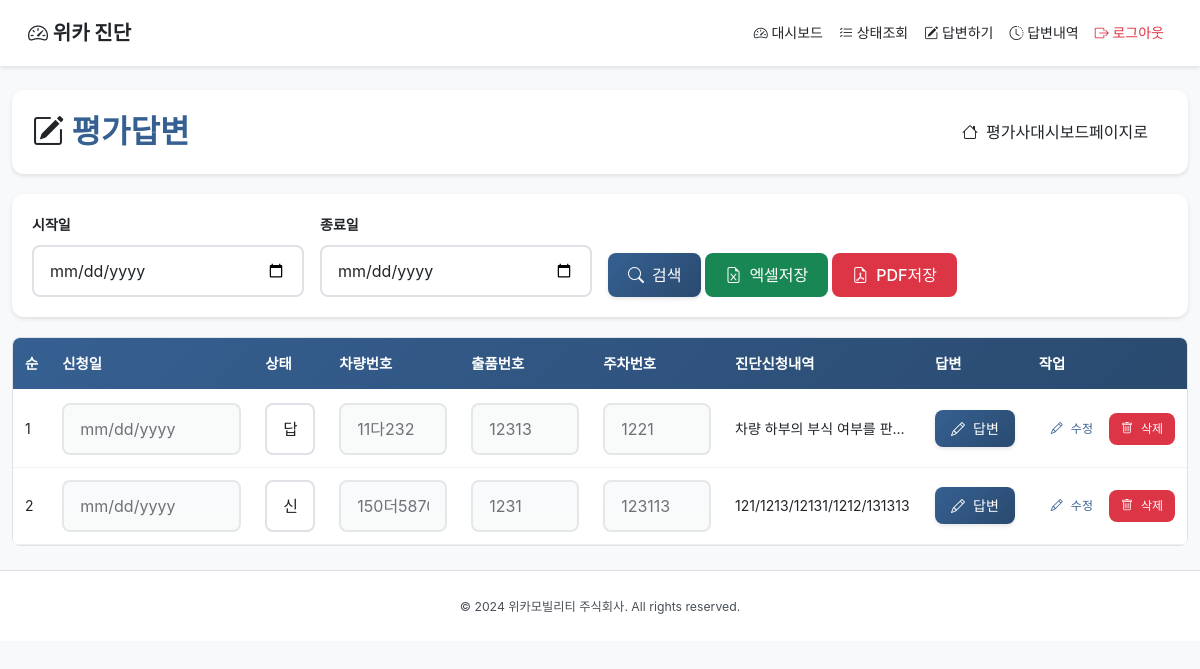
The page /evaluator/response (signed in) on the database as committed earlier.
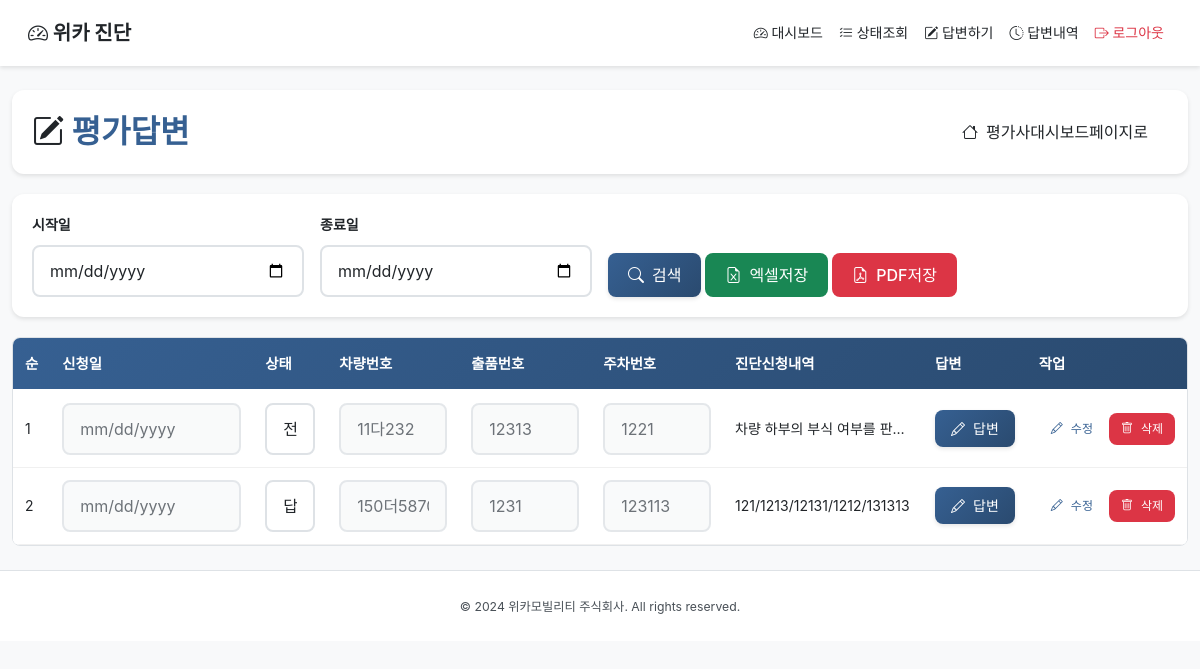
The same page on the database as committed later.
### tables this page shows
CREATE TABLE diagnosis_requests (
            id INTEGER PRIMARY KEY AUTOINCREMENT,
            applicant_id INTEGER NOT NULL,
            request_date TEXT NOT NULL DEFAULT (datetime('now', 'localtime')),
            vehicle_number TEXT,
            lot_number TEXT,
            parking_number TEXT,
            status TEXT NOT NULL DEFAULT '신청',
            evaluator_id INTEGER,
            evaluator_name TEXT,
            answer_date TEXT,
            confirmed_at TEXT,
            translated_summary TEXT,
            translated_at TEXT,
            sent_at TEXT,
            fee INTEGER DEFAULT 120000,
            FOREIGN KEY (applicant_id) REFERENCES users(id) ON DELETE CASCADE,
            FOREIGN KEY (evaluator_id) REFERENCES users(id) ON DELETE SET NULL
        );

### app.py (the view)
@app.route("/evaluator/response")
@login_required
@role_required("평가사")
def evaluator_response():
    clause, params = _filter_clause("dr.request_date")
    db = get_db()
    rows = db.execute(
        f"""
        SELECT dr.*, applicant.name AS applicant_name
        FROM diagnosis_requests dr
        JOIN users applicant ON applicant.id = dr.applicant_id
        WHERE (dr.evaluator_id = ? OR dr.evaluator_name = (SELECT name FROM users WHERE id = ?))
          {clause}
        ORDER BY dr.request_date DESC
        """,
        [session["user_id"], session["user_id"]] + params,
    ).fetchall()
    enriched = []
    for row in rows:
        details = _fetch_request_details(row["id"])
        responses = _fetch_response_details(row["id"])
        enriched.append(
            {
                "row": row,
                "request_summary": _summarize_details(details, "content"),
                "response_summary": _summarize_details(responses, "content"),
            }
        )
    start_date = request.args.get("start_date", "")
    end_date = request.args.get("end_date", "")
    return render_template(
        "evaluator/response.html",
        requests=enriched,
        start_date=start_date,
        end_date=end_date,
    )

### app.py (called while the page is built)
def get_db() -> sqlite3.Connection:
    if "db" not in g:
        conn = sqlite3.connect(DB_PATH)
        conn.row_factory = sqlite3.Row
        g.db = conn
    return g.db

def login_required(func):
    from functools import wraps
    @wraps(func)
    def wrapper(*args, **kwargs):
        if "user_id" not in session:
            return redirect(url_for("login"))
        return func(*args, **kwargs)
    return wrapper

def role_required(*roles):
    from functools import wraps
    def decorator(func):
        @wraps(func)
        def wrapper(*args, **kwargs):
            if "user_type" not in session or session["user_type"] not in roles:
                abort(403)
            return func(*args, **kwargs)
        return wrapper
    return decorator

def _fetch_request_details(diagnosis_id: int) -> List[sqlite3.Row]:
    db = get_db()
    return db.execute(
        """
        SELECT * FROM diagnosis_request_items
        WHERE diagnosis_id = ?
        ORDER BY sequence ASC
        LIMIT 5
        """,
        (diagnosis_id,),
    ).fetchall()

### templates/evaluator/response.html (shortened to what the changed rows need)
{% extends "base.html" %}
{% block content %}
<div class="container-fluid py-4">
    <div class="page-header">
        <div class="d-flex justify-content-between align-items-center">
            <h2><i class="bi bi-pencil-square"></i> 평가답변</h2>
        </div>
    </div>
    <div class="table-wrapper">
        <table class="table table-hover">
            <thead class="table-fixed-header">
                <tr>
                    <th>순</th>
                    <th>신청일</th>
                    <th>상태</th>
                    <th>차량번호</th>
                    <th>출품번호</th>
                    <th>주차번호</th>
                    <th>진단신청내역</th>
                    <th>답변</th>
                    <th>작업</th>
                </tr>
            </thead>
            <tbody>
                {% for item in requests %}
                {% set req = item.row %}
                <tr id="row-{{ req.id }}">
                    <td>{{ loop.index }}</td>
                    <td><input type="date" class="form-control form-control-sm" name="request_date" value="{{ req.request_date }}" disabled></td>
                    <td>
                        <select class="form-select form-select-sm" name="status" disabled>
                            <option value="신청" {% if req.status == '신청' %}selected{% endif %}>신청</option>
                            <option value="답변완료" {% if req.status == '답변완료' %}selected{% endif %}>답변완료</option>
                            <option value="전송완료" {% if req.status == '전송완료' %}selected{% endif %}>전송완료</option>
                        </select>
                    </td>
                    <td><input type="text" class="form-control form-control-sm" name="vehicle_number" value="{{ req.vehicle_number or '' }}" disabled></td>
                    <td><input type="text" class="form-control form-control-sm" name="lot_number" value="{{ req.lot_number or '' }}" disabled></td>
                    <td><input type="text" class="form-control form-control-sm" name="parking_number" value="{{ req.parking_number or '' }}" disabled></td>
                    <td class="text-summary">{{ item.request_summary or '' }}</td>
                    <td>
                        <button class="btn btn-sm btn-primary response-btn" data-id="{{ req.id }}">
                            <i class="bi bi-pencil"></i> 답변
                        </button>
                    </td>
                    <td>
                        <div class="btn-group-sm">
                            <button class="btn btn-sm btn-outline-primary edit-row-btn" data-id="{{ req.id }}">
                                <i class="bi bi-pencil"></i> 수정
                            </button>
                            <button class="btn btn-sm btn-danger delete-row-btn" data-id="{{ req.id }}">
                                <i class="bi bi-trash"></i> 삭제
                            </button>
                        </div>
                    </td>
                </tr>
                {% endfor %}
            </tbody>
        </table>
    </div>
</div>
{% endblock %}

Rows that differ between the two databases and show on the page:
changed diagnosis_requests: status "답변완료" → "전송완료"
Other text that changed with them:
new list line: "답변완료"
list line gone: "신청"
